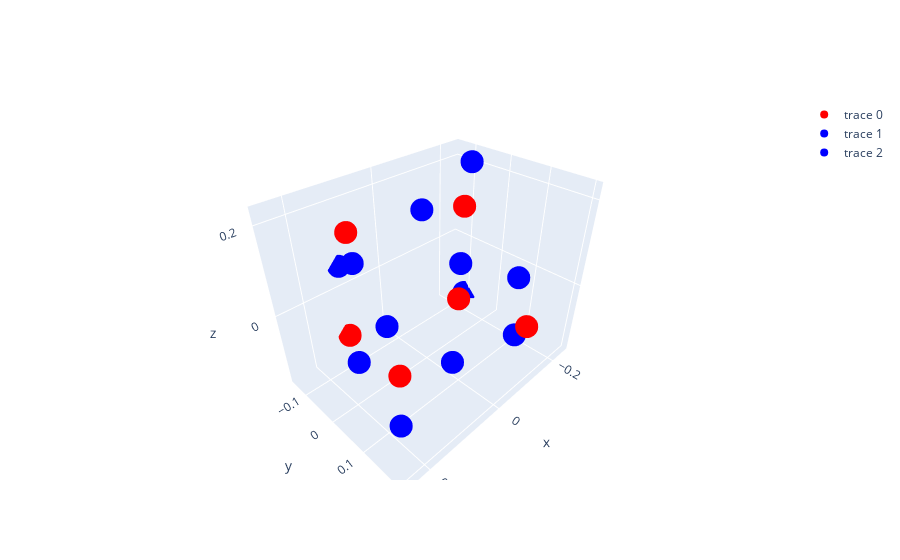

Notebook cell for this chart:
### Code cell
getEnergy(prism_3)

### Figure 1 — Plotly figure (JSON) as saved in the notebook; plotly's stock layout.template omitted (floating-point values rounded to 4 significant figures)
{"data": [{"marker": {"color": "red"}, "mode": "markers", "type": "scatter3d", "x": [-0.1446, -0.1695, -0.07922, 0.1096, 0.1124, 0.1854], "y": [-0.02856, -0.05791, 0.2033, -0.1074, -0.1394, 0.125], "z": [0.1451, -0.1302, -0.01549, 0.1478, -0.1307, -0.0179]}, {"marker": {"color": "blue"}, "mode": "markers", "type": "scatter3d", "x": [-0.05013, -0.1817, -0.1102, 0.1136, 0.01793, 0.09463], "y": [-0.06236, -0.06596, 0.151, -0.1447, -0.1212, 0.1657], "z": [0.157, -0.03257, 0.06137, 0.05601, -0.1493, -0.0193]}, {"marker": {"color": "blue"}, "mode": "markers", "type": "scatter3d", "x": [-0.1943, -0.2436, -0.1172, 0.1581, 0.1533, 0.2477], "y": [-0.05556, -0.1048, 0.1537, -0.02339, -0.05068, 0.1978], "z": [0.2236, -0.1711, -0.09037, 0.136, -0.128, -0.03189]}], "layout": {"xaxis": {"anchor": "y", "domain": [0, 1]}, "yaxis": {"anchor": "x", "domain": [0, 1]}}}
